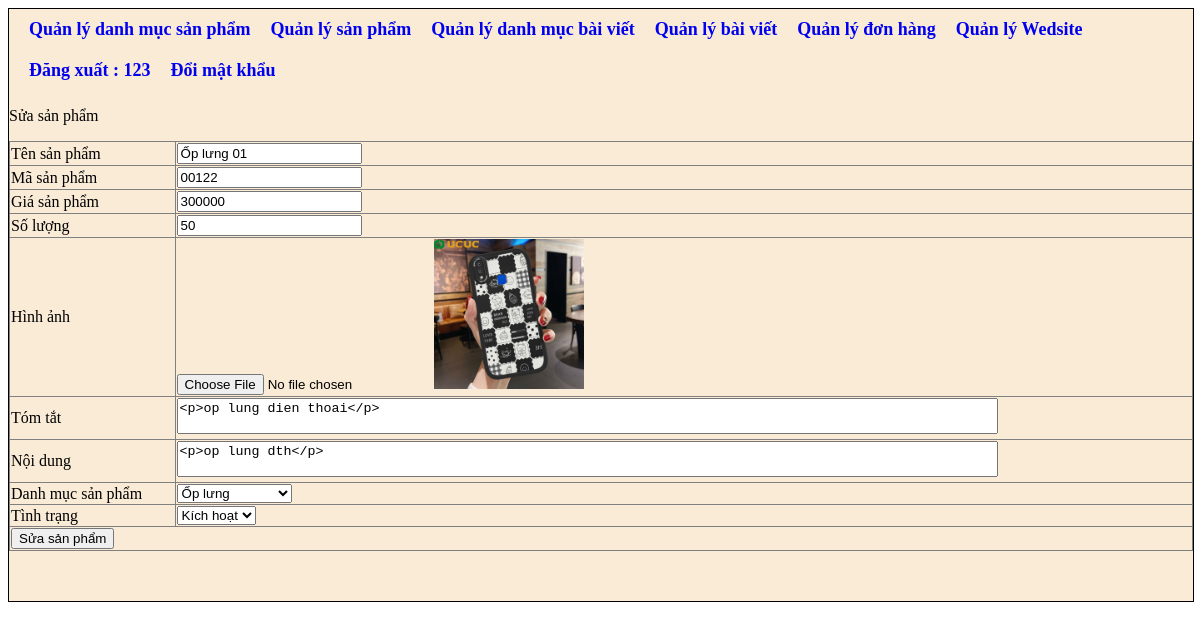
The app's page /wedbanhang/admincp/index.php?action=quanlysp&query=sua&idsanpham=44 (signed in) with its own data.
### tables this page shows
CREATE TABLE `tbl_sanpham` (
  `id_sanpham` int(11) NOT NULL,
  `tensanpham` varchar(250) NOT NULL,
  `masp` varchar(100) NOT NULL,
  `giasp` varchar(50) NOT NULL,
  `soluong` int(11) NOT NULL,
  `hinhanh` varchar(50) NOT NULL,
  `tomtat` longtext NOT NULL,
  `noidung` longtext NOT NULL,
  `tinhtrang` int(11) NOT NULL,
  `id_danhmuc` int(11) NOT NULL
);

### wedbanhang/admincp/suasp.php (the view, shortened to what this page needs)
<?php
    $sql_sua_sp = "SELECT * FROM tbl_sanpham WHERE id_sanpham ='$_GET[idsanpham]' LIMIT 1";
    $query_sua_sp = mysqli_query($mysqli,$sql_sua_sp);
?>
<p>Sửa sản phẩm</p>
<table border="1" width = "100%" style="border-collapse:collapse;">
<?php
   while ($row= mysqli_fetch_array($query_sua_sp)){
?>
<form method="POST" action="xulysp.php?idsanpham=<?php echo $row['id_sanpham']?>" enctype="multipart/form-data">
  <tr>
    <td>Tên sản phẩm</td>
    <td><input type ="text" value="<?php echo $row['tensanpham'] ?>" name="tensanpham"></td>
  </tr>
  <tr>
    <td>Mã sản phẩm</td>
    <td><input type ="text" value="<?php echo $row['masp'] ?>" name="masp"></td>
  </tr>
  <tr>
    <td>Giá sản phẩm</td>
    <td><input type ="text" value="<?php echo $row['giasp'] ?>" name="giasp"></td>
  </tr>
  <tr>
    <td>Số lượng</td>
    <td><input type ="text" value="<?php echo $row['soluong'] ?>" name="soluong"></td>
  </tr>
  <tr>
    <td>Hình ảnh</td>
    <td>
      <input type ="file" name="hinhanh" >
      <img src="uploads/<?php echo $row['hinhanh'] ?> " width="150px">
    </td>
  </tr>
  <tr>
    <td>Tóm tắt</td>
    <td><textarea row = "15" cols="100" name = "tomtat"  style="resize:none"><?php echo $row['tomtat'] ?></textarea></td>
  </tr>
  <tr>
    <td>Nội dung</td>
    <td><textarea row = "15" cols="100" name = "noidung" style="resize:none"><?php echo $row['noidung'] ?></textarea></td>
  </tr>
  <tr>
    <td>Danh mục sản phẩm </td>
    <td>
        <select name="iddanhmuc">
            <?php
            $sql_danhmuc = "SELECT * FROM tbl_danhmuc ORDER BY id_danhmuc DESC";
            $query_danhmuc= mysqli_query($mysqli,$sql_danhmuc);
            while($row_danhmuc = mysqli_fetch_array($query_danhmuc)){
              if($row_danhmuc['id_danhmuc']==$row['id_danhmuc']){
            ?>
            <option selected value="<?php echo $row_danhmuc['id_danhmuc'] ?>"><?php echo $row_danhmuc['tendanhmuc'] ?></option>
            <?php
              }else{
            ?>
            <option value="<?php echo $row_danhmuc['id_danhmuc'] ?>"><?php echo $row_danhmuc['tendanhmuc'] ?></option>
            <?php
              }
            }
            ?>
        </select>
    </td>
  </tr>
  <tr>
    <td>Tình trạng </td>
    <td>
        <select name="tinhtrang">
            <?php
              if($row['tinhtrang'==1]){
            ?>
            <option value="1" selected>Kích hoạt</option>
            <?php
              }else{
            ?>
              <option value="1">Kích hoạt</option>
              <option value="0" selected>Ẩn</option>
            <?php
              }
            ?>
        </select>
    </td>
  </tr>
  <tr>
    <td colspan ="2"><input type ="submit" name="suasanpham" value="Sửa sản phẩm"></td>
  </tr>
</form>
<?php
  }
?>
</table>

### records on screen
tbl_sanpham: tensanpham "Ốp lưng 01", masp "00122", giasp "300000", soluong "50", hinhanh (picture), tomtat "<p>op lung dien thoai</p>", noidung "<p>op lung dth</p>", tinhtrang "Kích hoạt"

### other values on screen
$_SESSION['dangnhap'] "123"
form field iddanhmuc "Ốp lưng"
